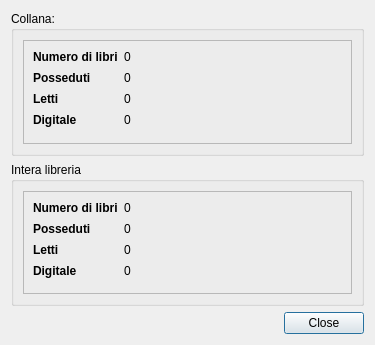
<?xml version="1.0" encoding="UTF-8"?>
<ui version="4.0">
 <class>Statistics</class>
 <widget class="QDialog" name="Statistics">
  <property name="geometry">
   <rect>
    <x>0</x>
    <y>0</y>
    <width>375</width>
    <height>345</height>
   </rect>
  </property>
  <property name="windowTitle">
   <string>Dialog</string>
  </property>
  <layout class="QGridLayout" name="gridLayout">
   <item row="2" column="1">
    <widget class="QPushButton" name="pushButton">
     <property name="text">
      <string>Close</string>
     </property>
    </widget>
   </item>
   <item row="0" column="0" colspan="2">
    <widget class="QGroupBox" name="groupBox">
     <property name="title">
      <string>Collana:</string>
     </property>
     <layout class="QHBoxLayout" name="horizontalLayout">
      <item>
       <widget class="QFrame" name="frame">
        <property name="frameShape">
         <enum>QFrame::StyledPanel</enum>
        </property>
        <property name="frameShadow">
         <enum>QFrame::Raised</enum>
        </property>
        <layout class="QFormLayout" name="formLayout_2">
         <item row="0" column="0">
          <widget class="QLabel" name="label">
           <property name="font">
            <font>
             <bold>true</bold>
            </font>
           </property>
           <property name="text">
            <string>Numero di libri</string>
           </property>
           <property name="margin">
            <number>0</number>
           </property>
           <property name="indent">
            <number>0</number>
           </property>
          </widget>
         </item>
         <item row="0" column="1">
          <widget class="QLabel" name="numBooks">
           <property name="text">
            <string>0</string>
           </property>
          </widget>
         </item>
         <item row="1" column="0">
          <widget class="QLabel" name="label_3">
           <property name="minimumSize">
            <size>
             <width>0</width>
             <height>15</height>
            </size>
           </property>
           <property name="font">
            <font>
             <bold>true</bold>
            </font>
           </property>
           <property name="text">
            <string>Posseduti</string>
           </property>
           <property name="margin">
            <number>0</number>
           </property>
           <property name="indent">
            <number>0</number>
           </property>
          </widget>
         </item>
         <item row="1" column="1">
          <widget class="QLabel" name="numOwned">
           <property name="text">
            <string>0</string>
           </property>
          </widget>
         </item>
         <item row="2" column="0">
          <widget class="QLabel" name="label_5">
           <property name="minimumSize">
            <size>
             <width>0</width>
             <height>15</height>
            </size>
           </property>
           <property name="font">
            <font>
             <bold>true</bold>
            </font>
           </property>
           <property name="text">
            <string>Letti</string>
           </property>
           <property name="margin">
            <number>0</number>
           </property>
           <property name="indent">
            <number>0</number>
           </property>
          </widget>
         </item>
         <item row="2" column="1">
          <widget class="QLabel" name="numRead">
           <property name="text">
            <string>0</string>
           </property>
          </widget>
         </item>
         <item row="3" column="0">
          <widget class="QLabel" name="label_6">
           <property name="minimumSize">
            <size>
             <width>0</width>
             <height>15</height>
            </size>
           </property>
           <property name="font">
            <font>
             <bold>true</bold>
            </font>
           </property>
           <property name="text">
            <string>Digitale</string>
           </property>
           <property name="margin">
            <number>0</number>
           </property>
           <property name="indent">
            <number>0</number>
           </property>
          </widget>
         </item>
         <item row="3" column="1">
          <widget class="QLabel" name="numDigital">
           <property name="text">
            <string>0</string>
           </property>
          </widget>
         </item>
        </layout>
       </widget>
      </item>
     </layout>
    </widget>
   </item>
   <item row="2" column="0">
    <spacer name="horizontalSpacer">
     <property name="orientation">
      <enum>Qt::Horizontal</enum>
     </property>
     <property name="sizeHint" stdset="0">
      <size>
       <width>40</width>
       <height>20</height>
      </size>
     </property>
    </spacer>
   </item>
   <item row="1" column="0" colspan="2">
    <widget class="QGroupBox" name="groupBox_2">
     <property name="title">
      <string>Intera libreria</string>
     </property>
     <layout class="QHBoxLayout" name="horizontalLayout_2">
      <item>
       <widget class="QFrame" name="frame_2">
        <property name="frameShape">
         <enum>QFrame::StyledPanel</enum>
        </property>
        <property name="frameShadow">
         <enum>QFrame::Raised</enum>
        </property>
        <layout class="QFormLayout" name="formLayout">
         <item row="0" column="0">
          <widget class="QLabel" name="label_2">
           <property name="font">
            <font>
             <bold>true</bold>
            </font>
           </property>
           <property name="text">
            <string>Numero di libri</string>
           </property>
           <property name="margin">
            <number>0</number>
           </property>
           <property name="indent">
            <number>0</number>
           </property>
          </widget>
         </item>
         <item row="0" column="1">
          <widget class="QLabel" name="numBooks_2">
           <property name="text">
            <string>0</string>
           </property>
          </widget>
         </item>
         <item row="1" column="0">
          <widget class="QLabel" name="label_4">
           <property name="minimumSize">
            <size>
             <width>0</width>
             <height>15</height>
            </size>
           </property>
           <property name="font">
            <font>
             <bold>true</bold>
            </font>
           </property>
           <property name="text">
            <string>Posseduti</string>
           </property>
           <property name="margin">
            <number>0</number>
           </property>
           <property name="indent">
            <number>0</number>
           </property>
          </widget>
         </item>
         <item row="1" column="1">
          <widget class="QLabel" name="numOwned_2">
           <property name="text">
            <string>0</string>
           </property>
          </widget>
         </item>
         <item row="2" column="0">
          <widget class="QLabel" name="label_7">
           <property name="minimumSize">
            <size>
             <width>0</width>
             <height>15</height>
            </size>
           </property>
           <property name="font">
            <font>
             <bold>true</bold>
            </font>
           </property>
           <property name="text">
            <string>Letti</string>
           </property>
           <property name="margin">
            <number>0</number>
           </property>
           <property name="indent">
            <number>0</number>
           </property>
          </widget>
         </item>
         <item row="2" column="1">
          <widget class="QLabel" name="numRead_2">
           <property name="text">
            <string>0</string>
           </property>
          </widget>
         </item>
         <item row="3" column="0">
          <widget class="QLabel" name="label_8">
           <property name="minimumSize">
            <size>
             <width>0</width>
             <height>15</height>
            </size>
           </property>
           <property name="font">
            <font>
             <bold>true</bold>
            </font>
           </property>
           <property name="text">
            <string>Digitale</string>
           </property>
           <property name="margin">
            <number>0</number>
           </property>
           <property name="indent">
            <number>0</number>
           </property>
          </widget>
         </item>
         <item row="3" column="1">
          <widget class="QLabel" name="numDigital_2">
           <property name="text">
            <string>0</string>
           </property>
          </widget>
         </item>
        </layout>
       </widget>
      </item>
     </layout>
    </widget>
   </item>
  </layout>
 </widget>
 <resources/>
 <connections/>
</ui>
